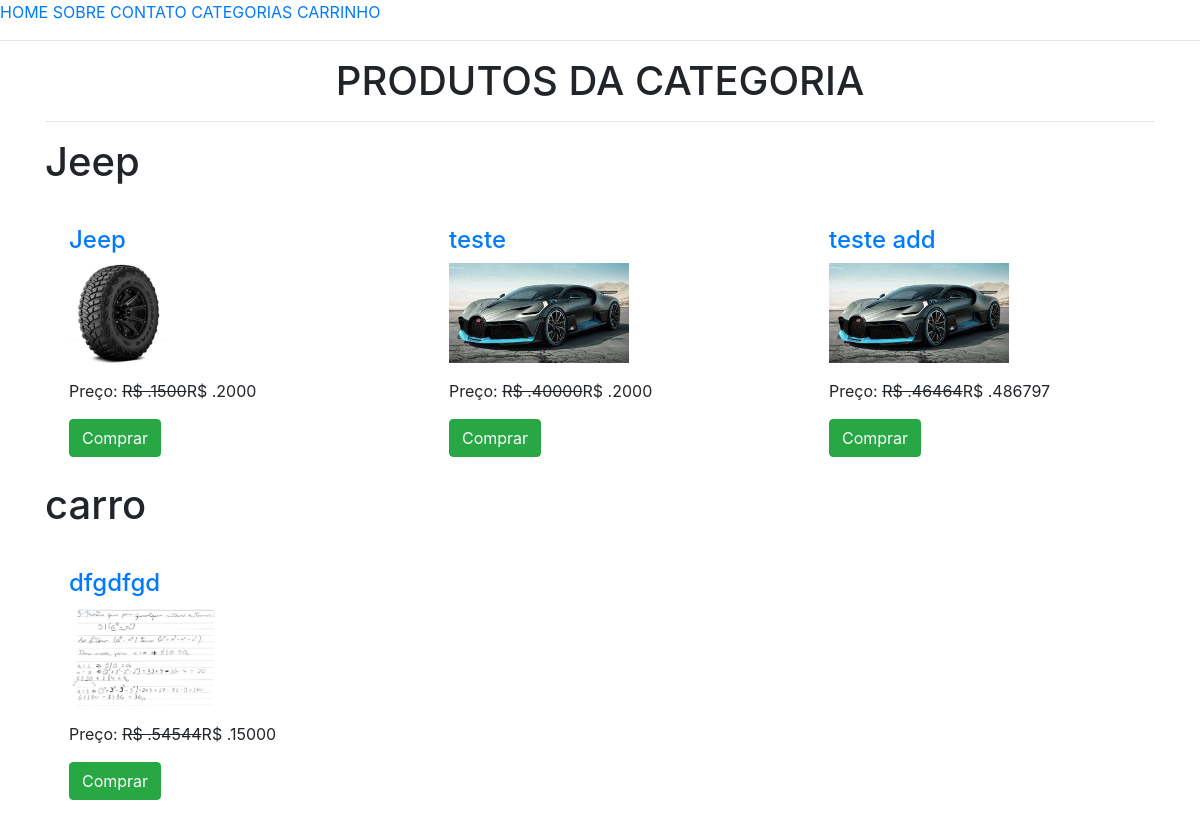
Page /todos-produtos/ on the earlier database version.
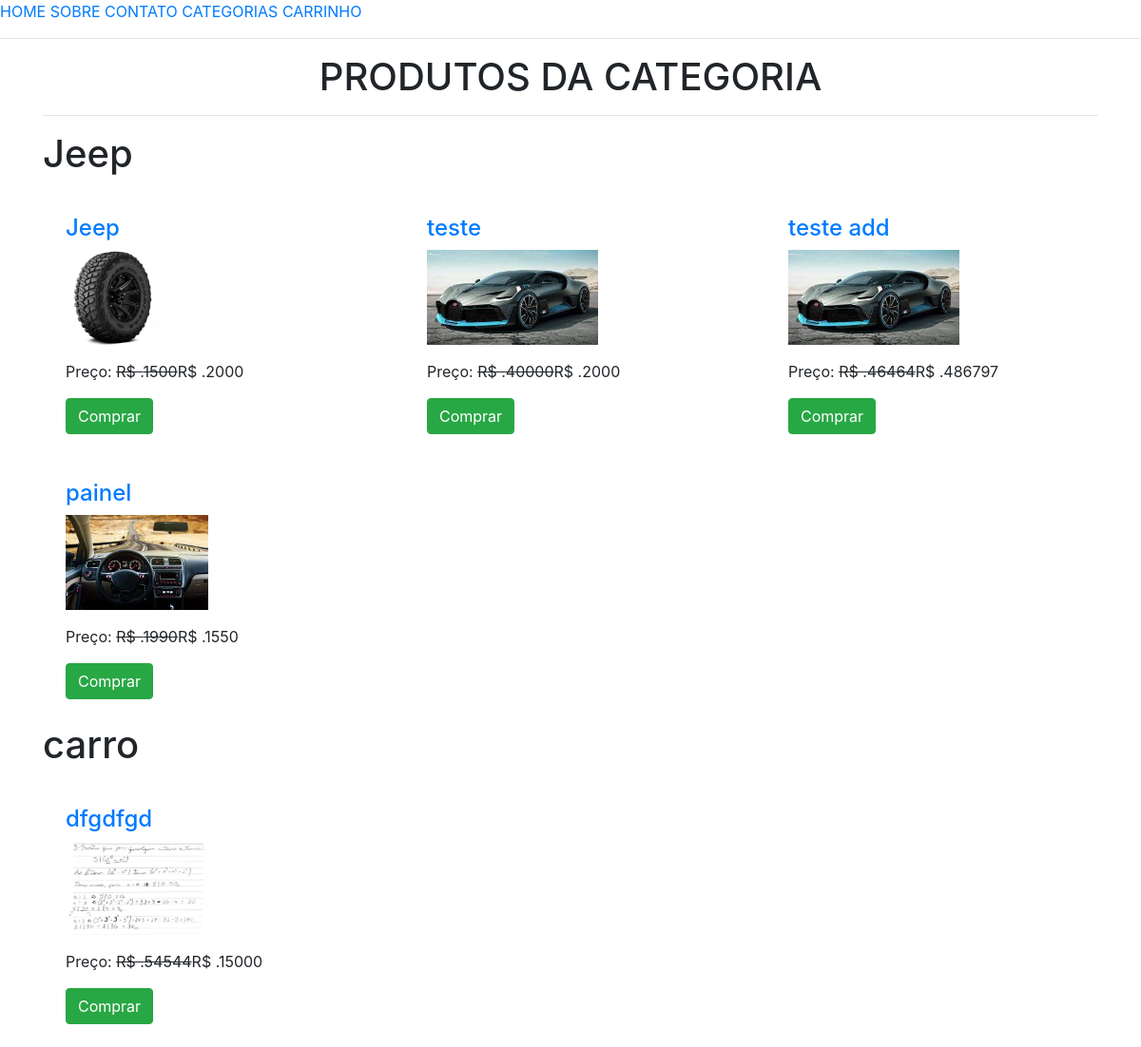
Same page on the later database version.
### lojaapp/models.py (models this page shows, shortened)
class Categoria(models.Model):
    titulo = models.CharField(max_length=200)
    slung = models.SlugField(unique=True)

class Produto(models.Model):
    titulo = models.CharField(max_length=200)
    slug = models.SlugField(unique=True)
    categoria = models.ForeignKey(Categoria, on_delete=models.CASCADE)
    image = models.ImageField(upload_to = "produtos")
    preco_mercado = models.PositiveIntegerField()
    venda = models.PositiveIntegerField()
    descricao = models.TextField()
    garantia = models.CharField(max_length=300,null=True, blank=True)
    return_devolucao = models.CharField(max_length=300, null=True,blank=True)
    visualizacao = models.PositiveIntegerField(default=0)

### lojaapp/views.py (the view)
# urls.py: path("todos-produtos/", TodosProdutosView.as_view(), name="todosprodutos"),
class TodosProdutosView(TemplateView):
    template_name = "todosprodutos.html"
    def get_context_data(self, **kwargs):
        context = super().get_context_data(**kwargs)
        context['todascategorias'] = Categoria.objects.all()
        return context

### templates/todosprodutos.html (shortened to what this page needs)
{% extends 'base.html' %}
{% block content %}
<div class="container">
    <h1 class="text-center">PRODUTOS DA CATEGORIA</h1>
<hr>
    {% for cat in todascategorias %}
    <h1>{{cat.titulo}}</h1>
    <div class="row mt-3">
        {% for p in cat.produto_set.all %}
        <div class="col-md-4">
            <div class=" m-4">
                <h4><a href="{% url 'lojaapp:produtodetalhe' p.slug%}">{{p.titulo}}</a></h4>
                <img src="{{p.image.url}}" alt="" class="img-fluid" style="height: 100px; object-fit:cover;">
                <p class="mt-3">Preço: <strike>R$ .{{p.preco_mercado}}</strike>R$ .{{p.venda}}</p>
                <a href="{% url 'lojaapp:addcarro' p.id %}" class="btn btn-success">Comprar</a>
            </div>
        </div>
        {% endfor %}
    </div>
    {% endfor %}
</div>
{% endblock %}

Differences in the rows shown:
added Produto: titulo "painel", image (picture), preco_mercado "1990", venda "1550", shown under Categoria "Jeep"
